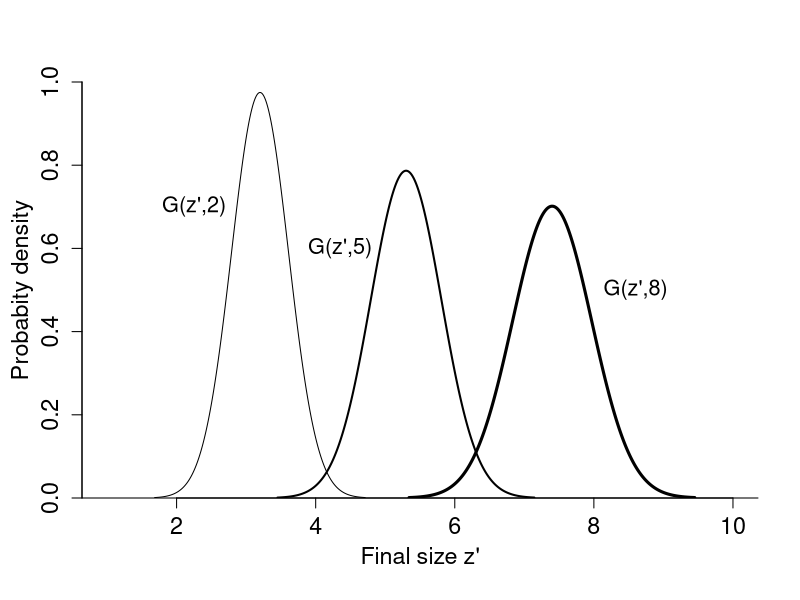

Write the R code that produced this figure.
###### Plot to illustrate growth densities
Gyx <- function(y, x) {
  dnorm(y, mean = 1.8 + 0.7 * x, sd = 0.1 + (x/100)^0.3)
}

yvals <- seq(1, 10, length = 1000)

tiny <- 0.001
g1 <- Gyx(yvals, 2)
g1[g1 < tiny] <- NA
g2 <- Gyx(yvals, 5)
g2[g2 < tiny] <- NA
g3 <- Gyx(yvals, 8)
g3[g3 < tiny] <- NA

#### Open the graphics window
dev.new(w = 7, h = 4)

par(cex.axis = 1.4, bty = "l", cex.lab = 1.4, yaxs = "i")
par(mgp = c(2.5, 1, 0))
matplot(yvals, cbind(g1, g2, g3), type = "l", lty = 1, lwd = c(1, 2, 3), 
        col = "black", xlab = "Final size z'", ylab = "Probabity density", 
        ylim = c(0, 1))
text(2.25, 0.7, "G(z',2)", cex = 1.3)
text(4.35, 0.6, "G(z',5)", cex = 1.3)
text(8.6, 0.5, "G(z',8)", cex = 1.3)

#### Save the plot as EPS and PDF
# dev.copy2eps(file = "../../figures/c2/GrowthDensity.eps")
# dev.copy2pdf(file = "../../figures/c2/GrowthDensity.eps")
